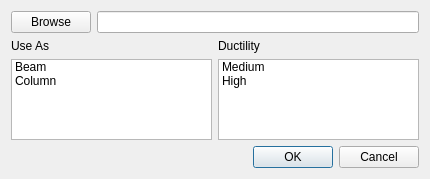
<?xml version="1.0" encoding="UTF-8"?>
<ui version="4.0">
 <class>xml_out</class>
 <widget class="QDialog" name="xml_out">
  <property name="geometry">
   <rect>
    <x>0</x>
    <y>0</y>
    <width>430</width>
    <height>179</height>
   </rect>
  </property>
  <property name="windowTitle">
   <string>Export to *.xml</string>
  </property>
  <layout class="QVBoxLayout" name="verticalLayout_3">
   <item>
    <layout class="QHBoxLayout" name="horizontalLayout">
     <item>
      <widget class="QPushButton" name="xml_button">
       <property name="text">
        <string>Browse</string>
       </property>
      </widget>
     </item>
     <item>
      <widget class="QLineEdit" name="xml_path_line"/>
     </item>
    </layout>
   </item>
   <item>
    <layout class="QHBoxLayout" name="horizontalLayout_2">
     <item>
      <layout class="QVBoxLayout" name="verticalLayout">
       <item>
        <widget class="QLabel" name="label">
         <property name="text">
          <string>Use As</string>
         </property>
        </widget>
       </item>
       <item>
        <widget class="QListWidget" name="use_as_list">
         <property name="selectionMode">
          <enum>QAbstractItemView::ExtendedSelection</enum>
         </property>
         <item>
          <property name="text">
           <string>Beam</string>
          </property>
         </item>
         <item>
          <property name="text">
           <string>Column</string>
          </property>
         </item>
        </widget>
       </item>
      </layout>
     </item>
     <item>
      <layout class="QVBoxLayout" name="verticalLayout_2">
       <item>
        <widget class="QLabel" name="label_2">
         <property name="text">
          <string>Ductility</string>
         </property>
        </widget>
       </item>
       <item>
        <widget class="QListWidget" name="ductility_list">
         <property name="selectionMode">
          <enum>QAbstractItemView::ExtendedSelection</enum>
         </property>
         <item>
          <property name="text">
           <string>Medium</string>
          </property>
         </item>
         <item>
          <property name="text">
           <string>High</string>
          </property>
         </item>
        </widget>
       </item>
      </layout>
     </item>
    </layout>
   </item>
   <item>
    <widget class="QDialogButtonBox" name="buttonBox">
     <property name="orientation">
      <enum>Qt::Horizontal</enum>
     </property>
     <property name="standardButtons">
      <set>QDialogButtonBox::Cancel|QDialogButtonBox::Ok</set>
     </property>
    </widget>
   </item>
  </layout>
 </widget>
 <resources/>
 <connections>
  <connection>
   <sender>buttonBox</sender>
   <signal>accepted()</signal>
   <receiver>xml_out</receiver>
   <slot>accept()</slot>
   <hints>
    <hint type="sourcelabel">
     <x>248</x>
     <y>254</y>
    </hint>
    <hint type="destinationlabel">
     <x>157</x>
     <y>274</y>
    </hint>
   </hints>
  </connection>
  <connection>
   <sender>buttonBox</sender>
   <signal>rejected()</signal>
   <receiver>xml_out</receiver>
   <slot>reject()</slot>
   <hints>
    <hint type="sourcelabel">
     <x>316</x>
     <y>260</y>
    </hint>
    <hint type="destinationlabel">
     <x>286</x>
     <y>274</y>
    </hint>
   </hints>
  </connection>
 </connections>
</ui>
